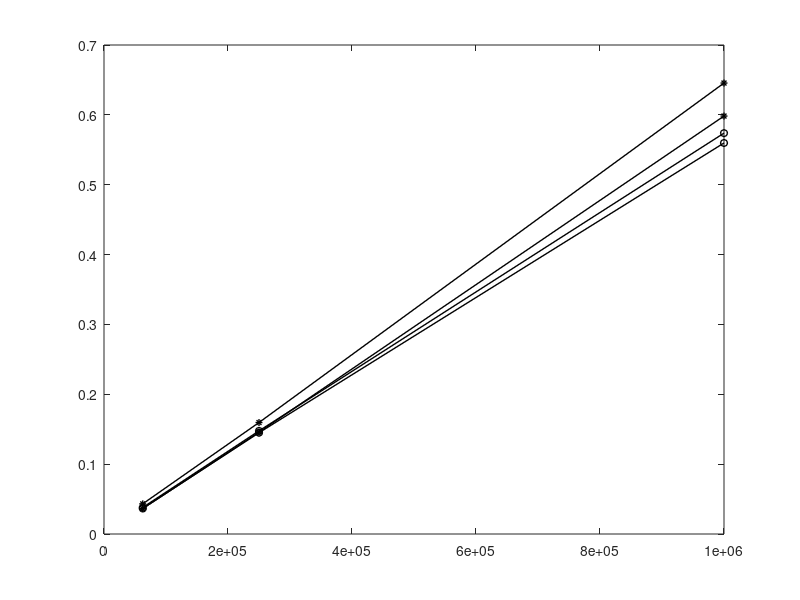

MATLAB code for this plot: (Note: this script raises an error after producing the figure.)
x = [1000000, 250000, 62500 ];
white_orig = [0.007685024738311768,0.0021851801872253417,0.000738983154296875];
black_orig = [0.007741038799285889,0.0021913981437683104,0.0007198810577392578];

black_white_first = [3.0307645201683044,0.7600762248039246,0.1905120611190796];
white_white_first = [2.7640769481658936,0.6942452788352966,0.17801642417907715];

black_black_first = [0.6681182702382406,0.16788678169250487,0.04204425811767578];
white_black_first = [2.902859687805176,0.7228957414627075,0.179287850856781];

n_black_black_first = [0.5738448202610016,0.14760440587997437,0.037952929735183716];
n_white_black_first = [0.5597416083017985,0.14494964281717937,0.03650126457214355];

n_black_white_first = [0.5982930342356364,0.14575999577840168,0.03649206161499023];
n_white_white_first = [0.6455373605092366,0.1595635732014974,0.04317255020141601];

plot(x,n_black_black_first, '-ko', 'linewidth', 1, 'MarkerSize', 5);
hold on;
plot(x,n_white_black_first, '-ko', 'linewidth', 1, 'MarkerSize', 5);
plot(x,n_black_white_first, '-k*', 'linewidth', 1, 'MarkerSize', 5);
plot(x,n_white_white_first, '-k*', 'linewidth', 1, 'MarkerSize', 5);

hold off;

white = n_white_black_first;
black = n_black_black_first;
slope1 = ((white(end) + black(end)) / 2) - ((white(1) + black(1)) / 2);
slope1 = slope1 / (x(end) - x(1));
b1 = ((white(1) + black(1)) / 2) - (slope1 * white(1));
s1 = "y = " + slope1 + "x + " + b1 + "";

white = n_white_white_first;
black = n_black_white_first;
slope2 = ((white(end) + black(end)) / 2) - ((white(1) + black(1)) / 2);
slope2 = slope2 / (x(end) - x(1));
b2 = ((white(1) + black(1)) / 2) - (slope2 * white(1));
s2 = "y = " + slope2 + "x + " + b2 + "";
legend(s1, s1, s2, s2)

disp(s1);
disp(s2);
s1 = s1 + ".png";
saveas(gcf, "final_outcome.png")
